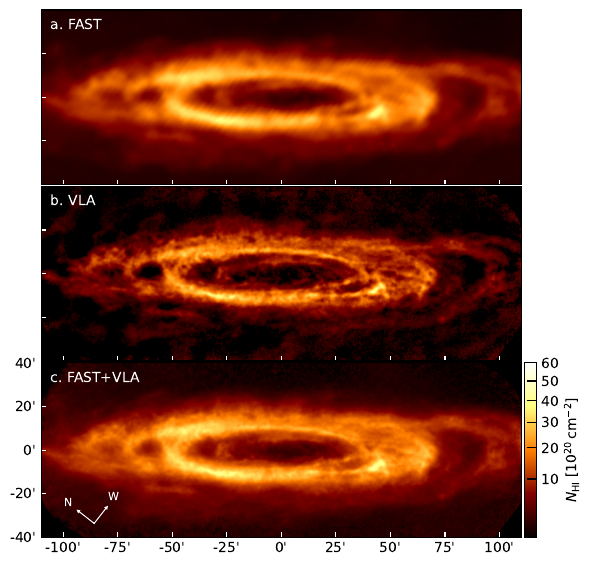

This chart was generated by the following Python code:
import numpy as np
from astropy.io import fits
from matplotlib.colors import PowerNorm
import matplotlib.pyplot as plt

def plot_three_panels_arcmin_bottom_labels(
    fits_path_list,
    output_name='fast_vla_jcomb_nHI_maps.pdf',
    xlim_arcmin=(-180, 180),
    ylim_arcmin=(-60, 60),
    vmin_list=None,
    vmax_list=None,
    colorbar_pad=0.005,
    panel_labels=None,
    direction_angle=52  # 默认 52°，竖直向上=0°，逆时针正
):
    assert len(fits_path_list) == 3, "必须提供三个 FITS 文件路径"
    if vmin_list is None:
        vmin_list = [None, None, None]
    if vmax_list is None:
        vmax_list = [None, None, None]
    if panel_labels is None:
        panel_labels = ['a. FAST', 'b. VLA', 'c. FAST+VLA']

    freq_GHz = 1.4

    # === Step 1: 打开 FITS 数据并计算 column density ===
    data_list = []
    extent_list = []
    for fits_path in fits_path_list:
        hdu = fits.open(fits_path)[0]
        data = hdu.data
        header = hdu.header

        if 'BMAJ' not in header:
            raise ValueError(f"FITS 文件 {fits_path} 缺少 BMAJ")
        beam_as = header['BMAJ'] * 3600.0  # arcsec

        data = data * 1.222e6 / (freq_GHz**2 * beam_as**2) * 1.8e18 / 1e20

        nx = header['NAXIS1']
        ny = header['NAXIS2']
        cdelt1 = np.abs(header['CDELT1']) * 60.0
        cdelt2 = np.abs(header['CDELT2']) * 60.0
        x_center = nx / 2.0
        y_center = ny / 2.0

        x_extent = (np.arange(nx) - x_center) * cdelt1
        y_extent = (np.arange(ny) - y_center) * cdelt2
        extent = [x_extent[0], x_extent[-1], y_extent[0], y_extent[-1]]

        data_list.append(data)
        extent_list.append(extent)

    # === Step 2: 创建 Figure 和面板 ===
    fig = plt.figure(figsize=(6, 6.3))
    panel_height = 0.28
    bottom_positions = [0.60, 0.32, 0.04]
    axs = []

    for i in range(3):
        ax = fig.add_axes([0.13, bottom_positions[i], 0.80, panel_height])
        axs.append(ax)

    # === Step 3: 绘制三个面板 ===
    im_list = []
    for idx, ax in enumerate(axs):
        norm = PowerNorm(gamma=0.6, vmin=vmin_list[idx], vmax=vmax_list[idx])
        im = ax.imshow(data_list[idx], origin='lower', cmap='afmhot',
                       norm=norm, extent=extent_list[idx])
        im_list.append(im)

        ax.set_xlim(xlim_arcmin)
        ax.set_ylim(ylim_arcmin)
        ax.tick_params(axis='both', color='white', direction='in')

        if idx == 2:
            ax.tick_params(labelbottom=True, labelleft=True, labelcolor='black')
            ax.xaxis.set_major_formatter(plt.FuncFormatter(lambda x, _: f"{int(x)}'"))
            ax.yaxis.set_major_formatter(plt.FuncFormatter(lambda y, _: f"{int(y)}'"))
            ax.set_xlabel('')
            ax.set_ylabel('')

            x_min, x_max = xlim_arcmin
            y_min, y_max = ylim_arcmin
            arrow_base_x = x_min + 0.11 * (x_max - x_min)
            arrow_base_y = y_min + 0.08 * (y_max - y_min)
            arrow_len = 0.04 * (x_max - x_min)

            theta = np.radians(direction_angle)
            dx_N = arrow_len * np.sin(theta)
            dy_N = arrow_len * np.cos(theta)
            ax.arrow(arrow_base_x, arrow_base_y, dx_N, dy_N,
                     head_width=1, head_length=1, fc='white', ec='white', linewidth=0.7)
            ax.text(arrow_base_x + dx_N * 1.70, arrow_base_y + dy_N * 1.70, 'N',
                    color='white', fontsize=8, ha='center', va='center')

            theta_W = theta + np.pi / 2
            dx_W = arrow_len * np.sin(theta_W)
            dy_W = arrow_len * np.cos(theta_W)
            ax.arrow(arrow_base_x, arrow_base_y, dx_W, dy_W,
                     head_width=1, head_length=1, fc='white', ec='white', linewidth=0.7)
            ax.text(arrow_base_x + dx_W * 1.70, arrow_base_y + dy_W * 1.70, 'W',
                    color='white', fontsize=8, ha='center', va='center')
        else:
            ax.tick_params(labelbottom=False, labelleft=False)

        ax.text(0.02, 0.95, panel_labels[idx], transform=ax.transAxes,
                fontsize=10, color='white', va='top')

    # === Step 4: Colorbar ===
    box = axs[-1].get_position()
    cax_position = [box.x1 + colorbar_pad, box.y0, 0.02, box.height]
    cax = fig.add_axes(cax_position)
    cbar = fig.colorbar(im_list[-1], cax=cax, orientation='vertical')
    cbar.set_label('$N_{\\rm HI}$ [$10^{20}\\,\\rm cm^{-2}$]')
    cbar.ax.yaxis.set_ticks_position('right')
    cbar.ax.yaxis.set_label_position('right')
    cbar.ax.tick_params(direction='in', length=7)

    plt.savefig(output_name, dpi=200, bbox_inches='tight')
    plt.close()

# ✅ 调用示例
plot_three_panels_arcmin_bottom_labels(
    fits_path_list=[
        '../data/fast_mom0_rotated.fits',
        '../data/vla_submed.mom0.-600-45_rotated.fits',
        '../data/jcomb_submed.mom0.-600-45_rotated.fits'
    ],
    output_name='fast_vla_jcomb_nHI_maps.pdf',
    xlim_arcmin=(-110, 110),
    ylim_arcmin=(-40, 40),
    vmin_list=np.array([0.5, 0.75, 0.5]) * 0.8,
    vmax_list=np.array([60, 90, 60]) * 1.0,
    panel_labels=['a. FAST', 'b. VLA', 'c. FAST+VLA'],
    direction_angle=-52
)